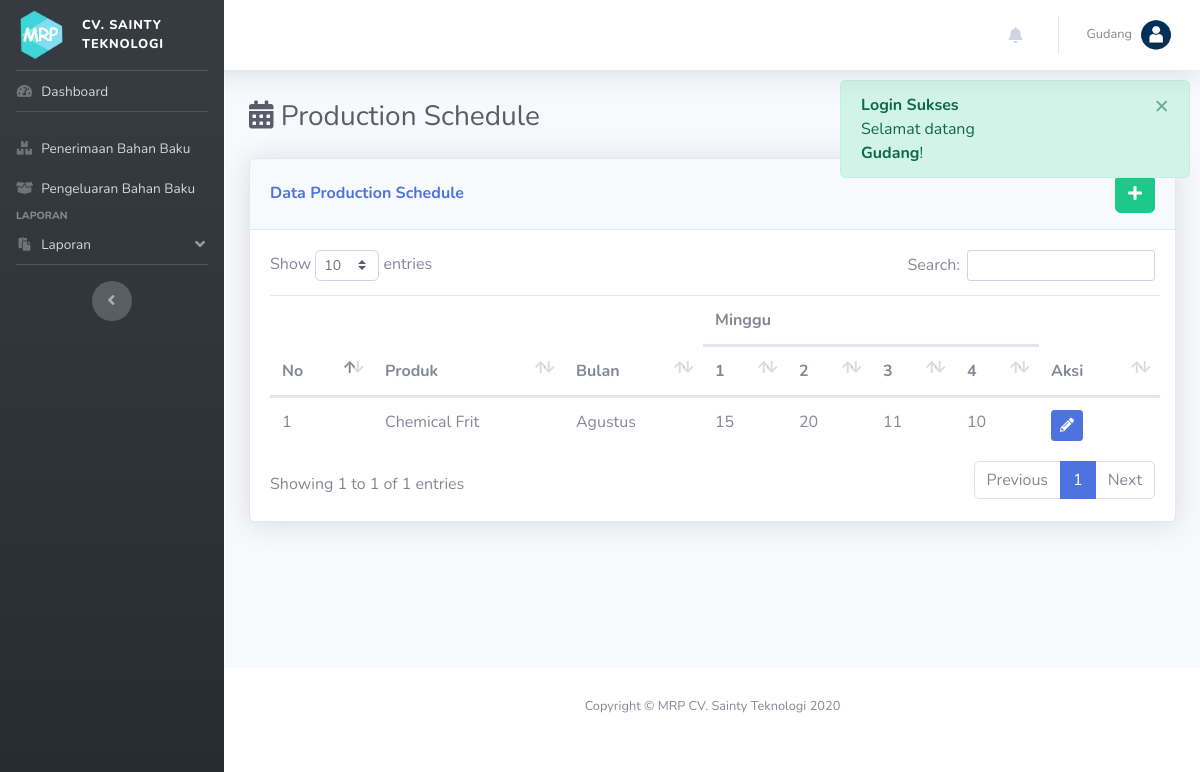
/index.php?p=mps (signed in), run on an earlier commit of the app's database.
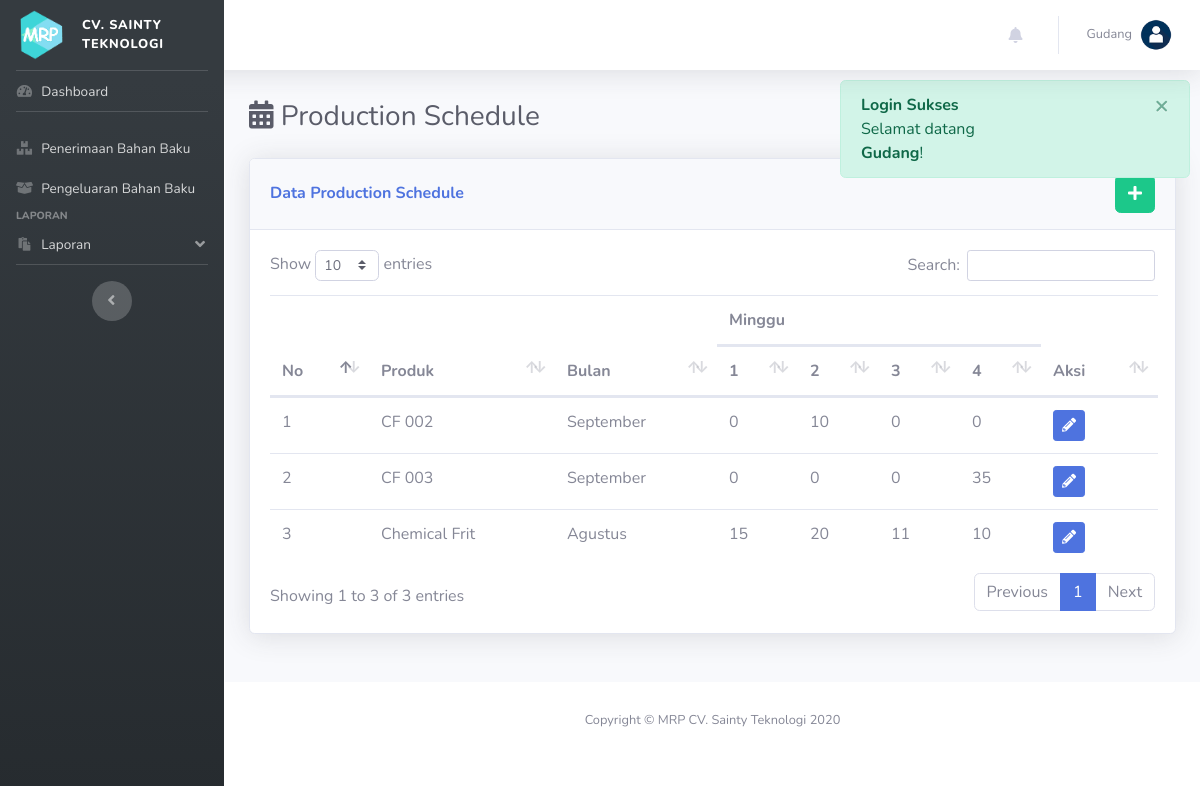
And on a later commit of the database.
### tables this page shows
CREATE TABLE IF NOT EXISTS `mps` (
  `id_mps` int(11) NOT NULL AUTO_INCREMENT,
  `id_bom` int(11) DEFAULT NULL,
  `bulan` date DEFAULT NULL,
  `M1` int(11) DEFAULT NULL,
  `M2` int(11) DEFAULT NULL,
  `M3` int(11) DEFAULT NULL,
  `M4` int(11) DEFAULT NULL,
  PRIMARY KEY (`id_mps`),
  KEY `id_bom` (`id_bom`),
  CONSTRAINT `FK_mps_bom` FOREIGN KEY (`id_bom`) REFERENCES `bom` (`id_bom`) ON DELETE CASCADE ON UPDATE CASCADE
);

CREATE TABLE IF NOT EXISTS `bom` (
  `id_bom` int(11) NOT NULL AUTO_INCREMENT,
  `nama_bom` varchar(200) DEFAULT NULL,
  `satuan` varchar(50) DEFAULT NULL,
  `jumlah` double DEFAULT NULL,
  `LT` int(11) DEFAULT NULL,
  PRIMARY KEY (`id_bom`) USING BTREE
);

### config/koneksi.php (called while the page is built, shortened)
<?php
	function get_bulan($bln=''){
		$bulan = ["",
					"January",
					"Februari",
					"Maret",
					"April",
					"Mei",
					"Juni",
					"Juli",
					"Agustus",
					"September",
					"Oktober",
					"November",
					"Desember",
				];
		unset($bulan[0]);
		if($bln!=''){
			return $bulan[$bln];
		}else{
			return $bulan;
		}
	}
?>

### pages/mps.php (the view, shortened to what this page needs)
<div class="d-sm-flex align-items-center justify-content-between mb-4">
    <h1 class="h3 mb-0 text-gray-800"> <i class="fa fa-calendar-alt"></i> Production Schedule</h1>
</div>
<?php
	$ket = "Data";
?>
<div class="row">
	<div class="col mb-4">
		<div class="card shadow mb-4">
            <div class="card-header py-3 d-flex flex-row align-items-center justify-content-between">
                <h6 class="m-0 font-weight-bold text-primary"><?= ucfirst($ket); ?> Production Schedule</h6>
                <?php
                if(!isset($_GET['ket'])){
                ?>
                <div class="dropdown no-arrow">
                    <a href="index.php?p=mps&ket=tambah" class="btn btn-success" data-toggle="tooltip" data-placement="top" title="Tambah Data"><i class="fa fa-plus"></i></a>
                </div>
            	<?php } ?>
            </div>
            <div class="card-body">
            <?php
                if(!isset($form)):
            ?>
                <table class="table dataTable">
                    <thead>
                        <tr>
                            <th rowspan="2">No</th>
                            <th rowspan="2">Produk</th>
                            <th rowspan="2">Bulan</th>
                            <th colspan="4">Minggu</th>
                            <th rowspan="2">Aksi</th>
                        </tr>
                        <tr>
                            <th>1</th>
                            <th>2</th>
                            <th>3</th>
                            <th>4</th>
                        </tr>
                    </thead>
                    <tbody>
                    <?php
                        $i=0;
                        $sql = "SELECT * FROM mps a JOIN bom b ON a.id_bom = b.id_bom ORDER BY bulan DESC";
                        $q = mysqli_query($con, $sql);
                        while($row = mysqli_fetch_array($q)):
                    ?>
                        <tr>
                            <td><?= ++$i; ?></td>
                            <td><?= $row['nama_bom']; ?></td>
                            <td><?= get_bulan((int)date("m", strtotime($row['bulan']))); ?></td>
                            <td><?= $row['M1']; ?></td>
                            <td><?= $row['M2']; ?></td>
                            <td><?= $row['M3']; ?></td>
                            <td><?= $row['M4']; ?></td>
                            <td>
                                <a href="index.php?p=mps&ket=ubah&id=<?= $row['id_mps'] ?>" class="btn btn-sm btn-primary" data-toggle="tooltip" data-placement="top" title="Ubah Data"><i class="fa fa-pencil-alt"></i></a>
                            </td>
                        </tr>
                    <?php endwhile; ?>
                    </tbody>
                </table>
            <?php endif; ?>
            </div>
        </div>
    </div>
</div>

### index.php (shortened to what this page needs)
<?php
    require_once("config/koneksi.php");
?>
<!DOCTYPE html>
<html lang="en">
<head>
    <link href="assets/vendor/fontawesome-free/css/all.min.css" rel="stylesheet" type="text/css">
    <link href="assets/css/sb-admin-2.css" rel="stylesheet">
    <link href="assets/css/style.css" rel="stylesheet">
    <link href="assets/vendor/datatables/dataTables.bootstrap4.min.css" rel="stylesheet">
</head>
<body id="page-top">
    <div id="wrapper">
        <ul class="navbar-nav bg-gradient-primary sidebar sidebar-dark accordion" id="accordionSidebar">
            <a class="sidebar-brand d-flex align-items-center justify-content-center" href="index.php">
                <img src="assets/img/logo.png" alt="Logo" width="50px">
                <div class="sidebar-brand-text mx-3" style="text-align:left;font-size: 0.8em;">cv. Sainty Teknologi</div>
            </a>
            <hr class="sidebar-divider my-0">
            <div class="scrollable-sidebar">
                <?php include 'templates/sidebar.php'; ?>
                <hr class="sidebar-divider d-none d-md-block">
                <div class="text-center m-center">
                    <button class="rounded-circle border-0" id="sidebarToggle"></button>
                </div>
            </div>
        </ul>
        <div id="content-wrapper" class="d-flex flex-column">
            <div id="content">
                <nav class="navbar navbar-expand navbar-light bg-white topbar mb-4 static-top shadow">
                    <ul class="navbar-nav ml-auto">
                    <?php include 'pages/notification.php'; ?>
                    <li class="nav-item dropdown no-arrow">
                        <a class="nav-link dropdown-toggle" href="#" id="userDropdown" role="button" data-toggle="dropdown" aria-haspopup="true" aria-expanded="false">
                            <span class="mr-2 d-none d-lg-inline text-gray-600 small"><?= $_SESSION['name']; ?></span>
                            <img class="img-profile rounded-circle" src="assets/img/user.png">
                        </a>
                    </li>
                </ul>
            </nav>
            <div class="container-fluid main-content">
            <?php
                $dir = "pages";
                $pages = scandir($dir);
                unset($pages[0],$pages[1]);
                if(isset($_GET['p'])){
                    $p = $_GET['p'].".php";
                    if(in_array($p, $pages)){
                        include "$dir/$p";
                    }else{
                        include "$dir/404.php";
                    }
                }else{
                    include "$dir/home.php";
                }
            ?>
            </div>
          </div>
            <footer class="sticky-footer bg-white">
                <div class="container my-auto">
                    <div class="copyright text-center my-auto">
                        <span>Copyright &copy; MRP CV. Sainty Teknologi 2020</span>
                    </div>
                </div>
            </footer>
        </div>
    </div>
    <?php if(isset($_SESSION["flash"])){ ?>
    <div class="alert alert-<?= $_SESSION["flash"]["type"]; ?> alert-dismissible fade show" role="alert">
        <strong><?= $_SESSION["flash"]["head"]; ?></strong><br><?= $_SESSION["flash"]["msg"]; ?>
        <button type="button" class="close" data-dismiss="alert" aria-label="Close">
            <span aria-hidden="true">&times;</span>
        </button>
    </div>
    <?php unset($_SESSION['flash']); } ?>
</body>
</html>

### templates/sidebar.php (shortened to what this page needs)
<?php
$akses = [
            [8, 81, 82, 83, 84, 85, 86],
            [0, 1, 2, 3, 4, 8, 81, 82, 83, 84, 85, 86],
            [6, 7, 8, 82, 83],
            [5, 8, 84, 85],
            [8, 86],
            [0, 1, 2, 3, 4, 8, 81, 82, 83, 84, 85, 86, 9]
        ];
?>
    <li class="nav-item" id="home">
        <a class="nav-link" href="index.php">
            <i class="fas fa-fw fa-tachometer-alt"></i>
            <span>Dashboard</span>
        </a>
    </li>
    <hr class="sidebar-divider">
    <?php foreach($menu as $k => $v): ?>
        <?php if(in_array($v['menu'][0]['id'], $akses[$_SESSION['type']])): ?>
        <div class="sidebar-heading">
            <?= $v['group']; ?>
        </div>
        <?php endif; ?>
        <?php foreach($v['menu'] as $a => $b): ?>
            <?php if(in_array($b['id'], $akses[$_SESSION['type']])): ?>
                <?php if($b['type']==0): ?>
                    <li class="nav-item" id="<?= str_replace(".php", "", $b['pages']); ?>">
                        <a class="nav-link" href="<?= $b['link']; ?>">
                            <i class="<?= $b['icon']; ?>"></i>
                            <span><?= $b['text']; ?></span>
                        </a>
                    </li>
                <?php else: ?>
                    <li class="nav-item" id="<?= str_replace(".php", "", $b['pages']); ?>">
                        <a class="nav-link" href="#" data-toggle="collapse" data-target="#collapseLaporan" aria-expanded="true" aria-controls="collapseLaporan">
                            <i class="<?= $b['icon']; ?>"></i>
                            <span><?= $b['text']; ?></span>
                        </a>
                    </li>
                <?php endif; ?>
            <?php endif; ?>
        <?php endforeach; ?>
    <?php endforeach; ?>

### pages/notification.php (shortened to what this page needs)
<?php if($_SESSION['type']==2): ?>
<li class="nav-item dropdown no-arrow mx-1">
    <a class="nav-link dropdown-toggle" href="#" id="alertsDropdown" role="button" data-toggle="dropdown" aria-haspopup="true" aria-expanded="false">
        <i class="fas fa-bell fa-fw"></i>
    </a>
</li>
<?php endif; ?>

### assets/css/style.css (style rules this page uses)
.bg-gradient-primary { background-color: #353B40; background-image: linear-gradient(180deg,#353B40 10%,#262B2F 100%); background-size: cover; }
.alert { position: fixed; top: 80px; right: 10px; width: 350px; }
.scrollable-sidebar { overflow-y: auto; overflow-x: hidden; height: calc(100vh - 4.375rem); }
.m-center { width: 100%; }
.sidebar .nav-item .nav-link { padding: 0.5rem 1rem !important; }

What changed in the data, as far as the page shows it:
added mps: id_bom.nama_bom "CF 002", bulan "September", M1 "0", M2 "10", M3 "0", M4 "0"
added mps: id_bom.nama_bom "CF 003", bulan "September", M1 "0", M2 "0", M3 "0", M4 "35"
Also different on the page:
text written by a page script: "Show entries Search: Showing 1 to 1 of 1 entries Previous 1 Next" → "Show entries Search: Showing 1 to 3 of 3 entries Previous 1 Next"
